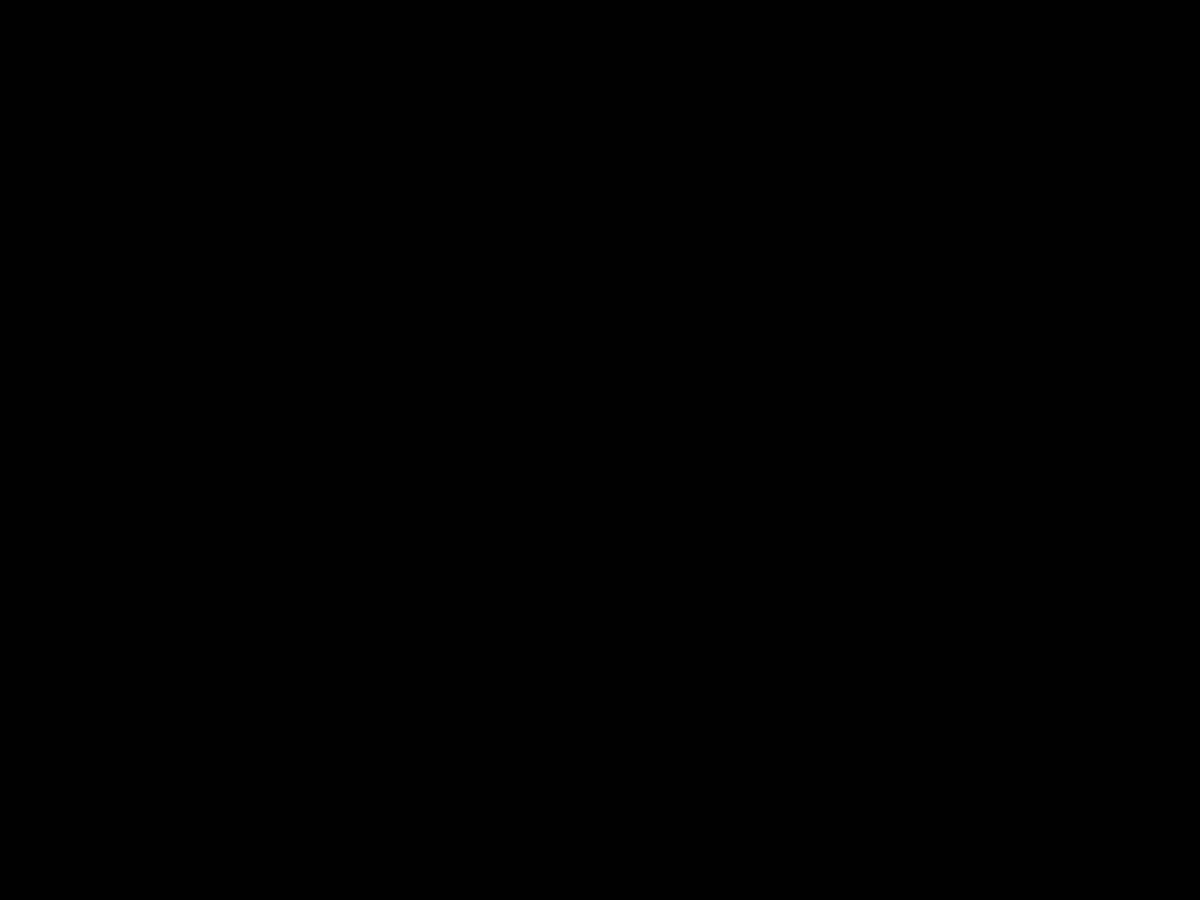
Frame 1 (no input)
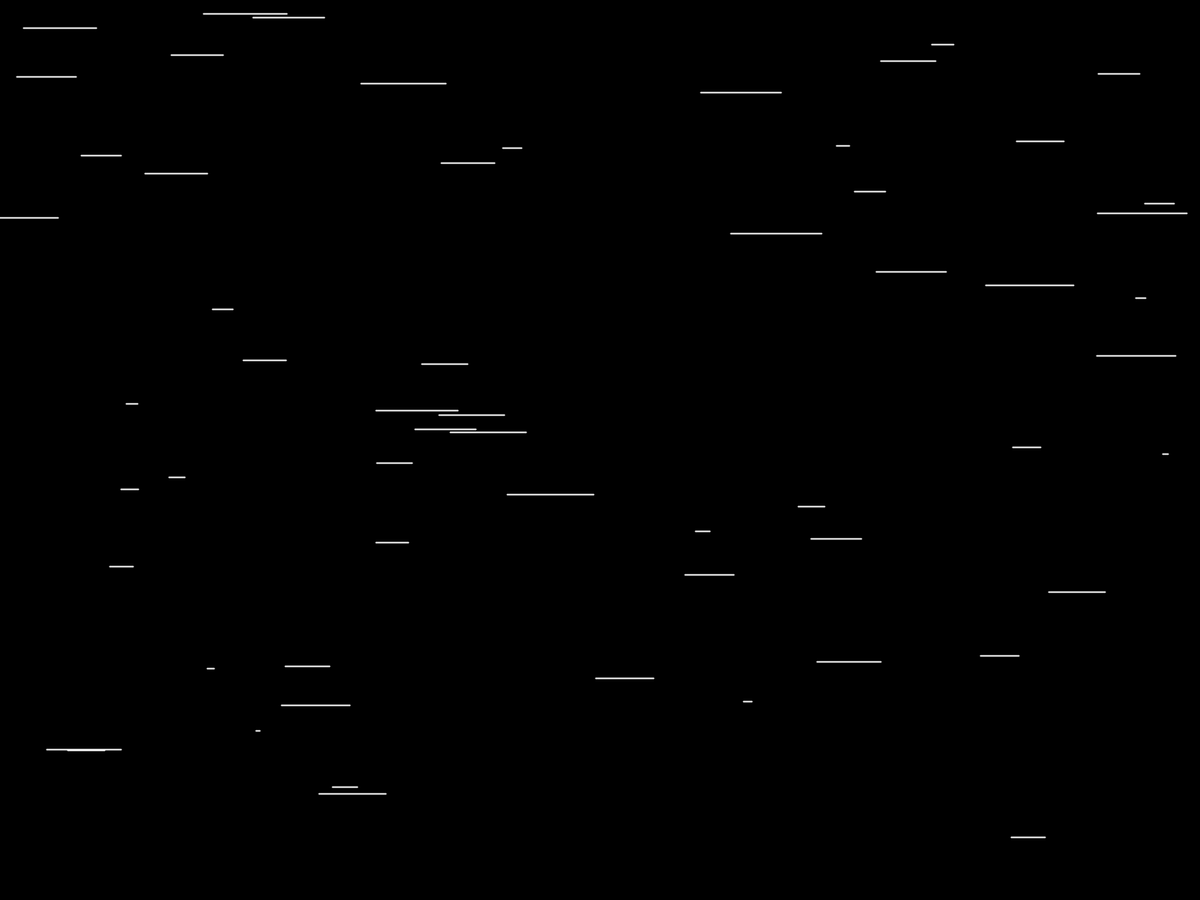
Frame 60 (the mouse pressed at the canvas centre just before this capture)
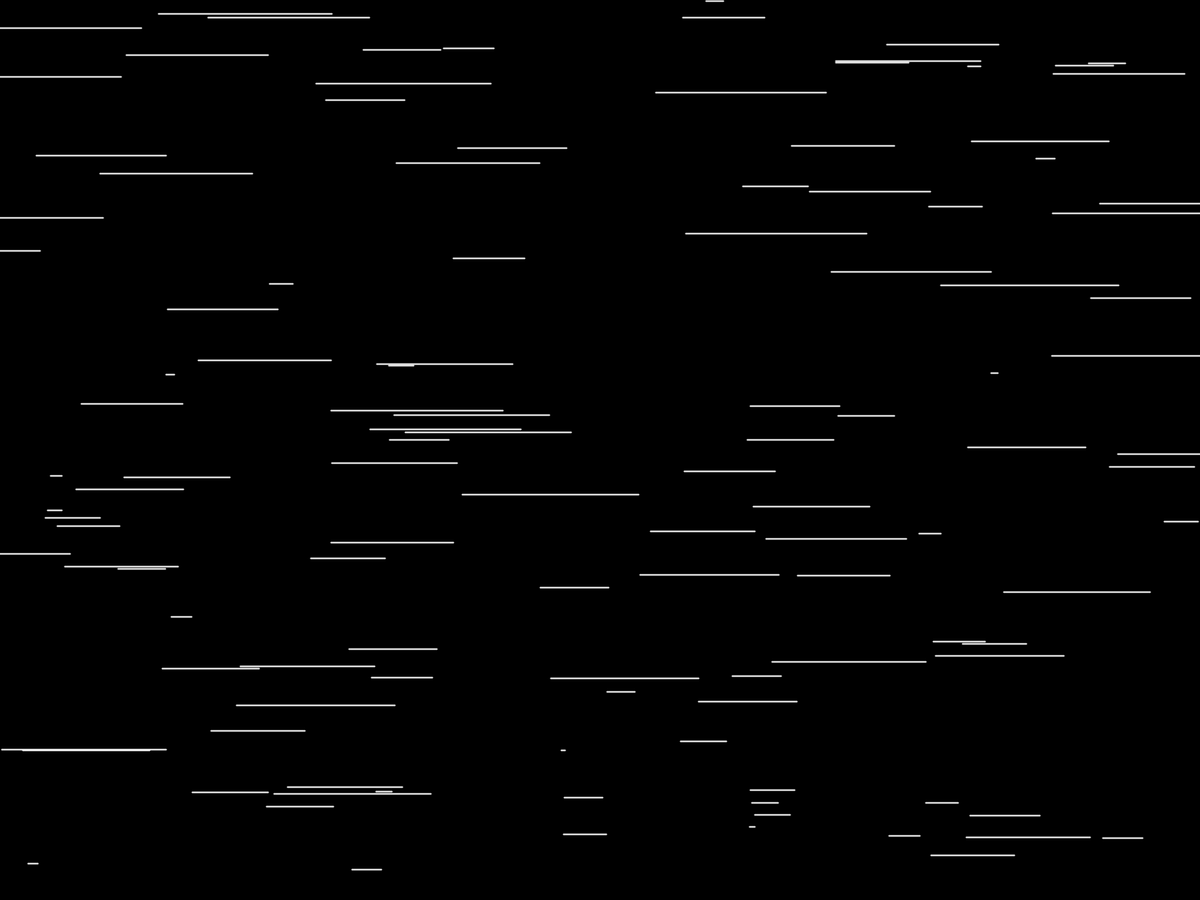
Frame 120 (the mouse held since frame 60 and released just before this capture)

The Processing sketch that drew these frames (run headless with seeded random() and noise(); from frame 60 on, the mouse is pressed at the canvas centre):

// Processing sketch: Liniar_Drawing
// ── Liniar_Drawing.pde
ArrayList<Line> lines;

void setup() {
  fullScreen();
  background(0);
  lines = new ArrayList<Line>();
  frameRate(120);
}

void draw() {
  background(0);
  lines.add(new Line());
  for ( Line l : lines) { //Using all of the commands for every single line. Just like a normal for-loop with arraylists.
    l.grow();
    l.show();
    l.spawn();
  }
}
// ── GUI.pde
class GUI {
  GUI() {
  }

  void XCoord() {
    for (Line l : lines) {
      text("Start: "+l.xS, 10, 10);
      text("End: "+l.xE, 10, 30);
    }
  }
}
// ── Line.pde
class Line {
  float xS = random(width); //The line needs 2 coordinates. A Start and Ending. (Couldn't call it Start and Stop. I think you see why ;) )
  float y = random(height); //Since i want each line to have the same Y coordinate, i only need one variable for the one value.
  float xE = xS+1;
  boolean spawning = false;

  boolean growingL() { //A boolean that is checking, if the starting point is higher than 0 and lower that the windows width.
    return (xS > 0 && xS < width);
  }

  boolean growingR() { //A boolean that is checking, if the ending point is higher than 0 and lower that the windows width.
    return (xE < width && xE > 0);
  }


  boolean begin() { //Makes sure, that the ending point has a higher x-value than the startingpoint.
    return (xE > xS);
  }

  void display() {
    stroke(255);
    strokeWeight(2);
    line(xS, y, xE, y);
  }

  void grow() { //Uses the three booleans to check if the lines coordinates are inside the window and if the ending point has a higher x-value than the starting point.
    if (begin()) {
      if (growingR()) {
        xE += 1;
      }
      if (growingL()) {
        xS -= 1;
      }
    } else { //If the starting point has a higher x-value than the ending point, it will reset the endingpoint with a random function.
      xE = random(width);
    }
  }

  void show() { //If the starting and ending point is correct compared to eachother, it will display the line. Otherwise you will see lines flashing.
    if (begin() && spawning == true) {
      display();
    }
  }

  void spawn() { //Checks if the lines are spawning inside of eachother. If not, the line is (boolean)spawning, if it is inside another line, the line won't spawn.
    for (Line l : lines) {
      for (Line j : lines) {
        if (j.xS > l.xS && j.xE < l.xE && j.y == l.y && j != l) {
          println("IT CAN'T SPAWN!");
          spawning = false;
        } else {
          //println("IT CAN SPAWN!");
          spawning = true;
        }
      }
    }
  }
}
